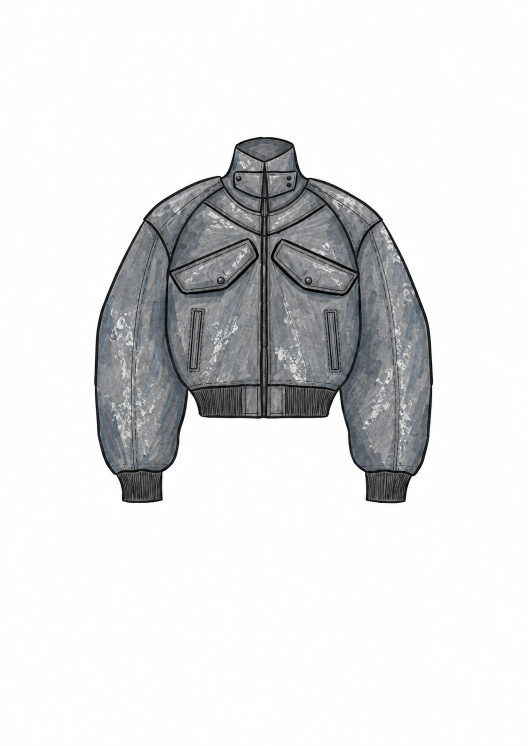
#> input picture accademia/img-cinque-giacche/giacca1-colore-pattern-reference.webp, 1055 x 1491 px (shown at 1/2 size)
$ python -i controllo.py   (imports and definitions only)
#> lines starting #> are read from the running program, lines starting #| are printed output that depends on the picture
#> further down, picture is the input picture: PIL image 1055x1491 RGB; mean R, G, B 224.3, 224.9, 225.5
"""Controllo clip per clip del reel: per ogni inquadratura 3 fotogrammi (inizio, meta', fine del pezzo usato) col colore
nuovo (graded.mp4 + contrasto + ritocchi), misure (luce, luci bruciate, neri chiusi, nitidezza, rumore) e due fogli:
  scelta/controllo-dettaglio.jpg  3 fotogrammi per clip (per guardare i difetti)
  scelta/prima-dopo-1.jpg / -2.jpg  il render approvato vs il colore nuovo, a meta' di ogni clip
uso: python -I controllo.py"""
import io, json, os, subprocess
import numpy as np
from PIL import Image, ImageDraw, ImageFont, ImageFilter

HERE = os.path.dirname(os.path.abspath(__file__))
# [1 line not run here, left out]
GRADE = "curves=all='0/0 0.25/0.21 0.5/0.5 0.75/0.79 1/1',eq=saturation=1.12"
OLD = os.path.join(HERE, "zanzibar-reel_4k.mp4")
F = ImageFont.load_default(size=26)


def frame(path, t, vf):
    p = subprocess.run(["ffmpeg", "-v", "error", "-ss", "%.3f" % t, "-i", path, "-frames:v", "1", "-vf", vf,
                        "-f", "image2pipe", "-vcodec", "png", "-"], capture_output=True).stdout
    return Image.open(io.BytesIO(p)).convert("RGB")


def measure(img):
    a = np.asarray(img.resize((960, 540))).astype(np.float32) / 255
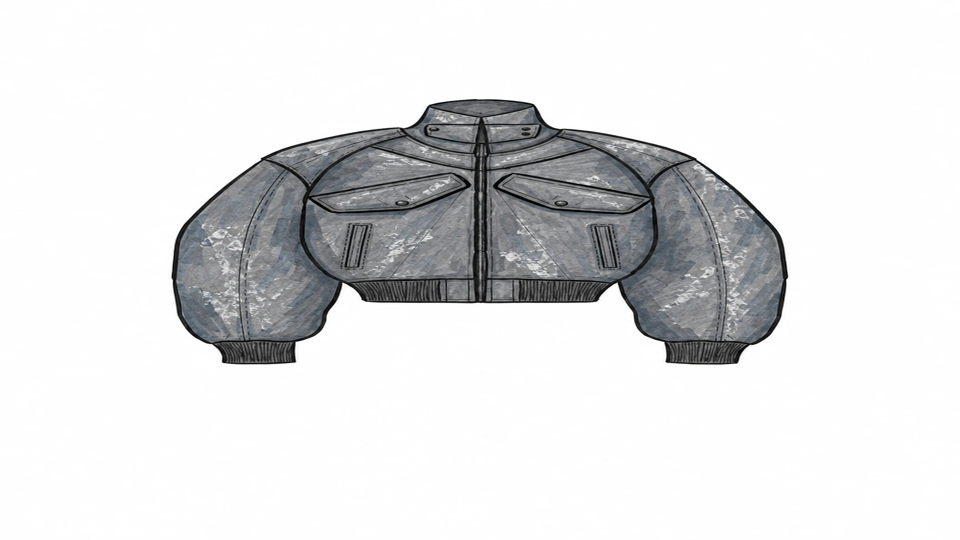
#> a: shape (540, 960, 3) float32; mean R, G, B 0.881, 0.883, 0.886
    y = 0.2126 * a[..., 0] + 0.7152 * a[..., 1] + 0.0722 * a[..., 2]
    g = np.asarray(img.convert("L").resize((960, 540)), np.float32)
    lap = np.abs(g[1:-1, 1:-1] * 4 - g[:-2, 1:-1] - g[2:, 1:-1] - g[1:-1, :-2] - g[1:-1, 2:])
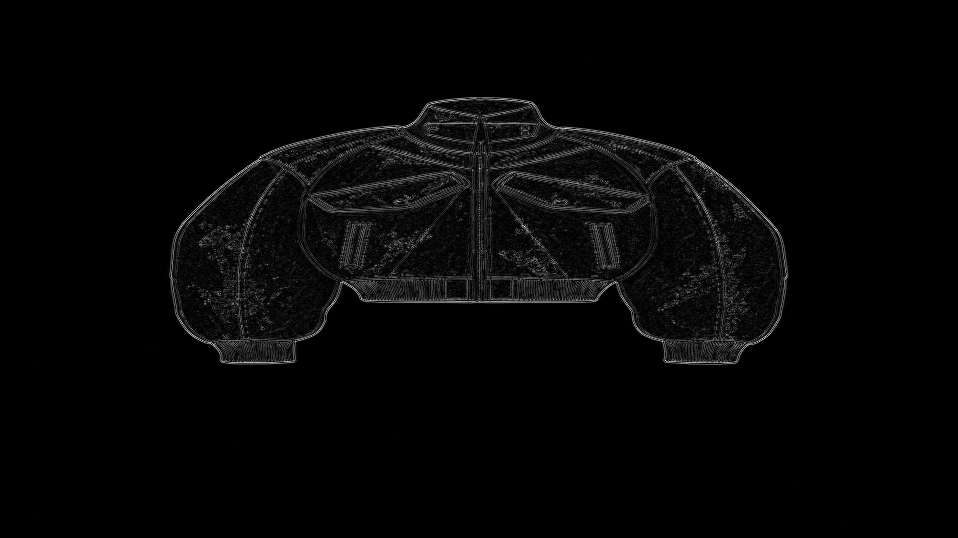
#> lap: shape (538, 958) float32; min 0, max 353, mean 7.8; drawn with min black and max white
    flat = np.abs(np.asarray(img.convert("L").resize((960, 540)).filter(ImageFilter.GaussianBlur(2)), np.float32) - g)
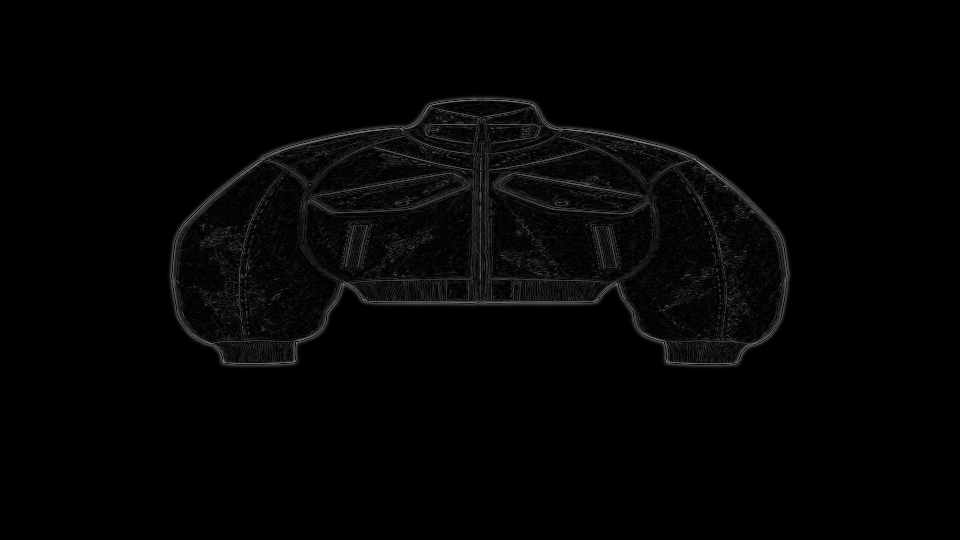
#> flat: shape (540, 960) float32; min 0, max 142, mean 3.8
    return {"luce": float(np.median(y)), "p99": float(np.percentile(y, 99.5)), "bruciato": float((a.max(-1) > 0.985).mean()),
            "chiuso": float((y < 0.02).mean()), "nitidezza": float(lap.mean()), "rumore": float(np.median(flat))}


def label(img, txt, w):
    img = img.resize((w, w * 9 // 16))
    d = ImageDraw.Draw(img)
    d.rectangle((0, 0, 14 + F.getlength(txt), 36), fill=(0, 0, 0))
    d.text((7, 4), txt, font=F, fill=(255, 220, 0))
    return img


rows, pairs, report = [], [], []
# [13 lines not run here, left out]

det = Image.new("RGB", (640 * 3, 360 * len(rows)))
# [4 lines not run here, left out]
half = (len(pairs) + 1) // 2
# [11 lines not run here, left out]

>>> from PIL import Image
>>> picture = Image.open('../../../accademia/img-cinque-giacche/giacca1-colore-pattern-reference.webp')
>>> result = measure(picture)
#> result = {'luce': 0.996, 'p99': 1, 'bruciato': 0.786, 'chiuso': 0.00108, 'nitidezza': 7.81, 'rumore': 0}

$ run again, on accademia/img-cinque-giacche/figurino-base-fronte.png
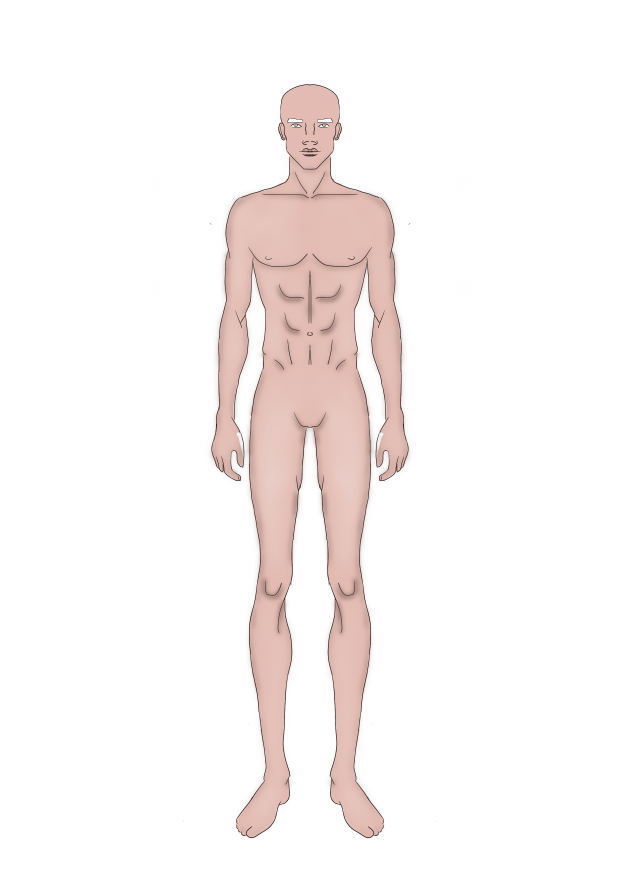
#> input picture accademia/img-cinque-giacche/figurino-base-fronte.png, 2480 x 3508 px (shown at 1/4 size)
#> picture is the input picture: PIL image 2480x3508 RGBA; mean R, G, B, A 249.5, 244.7, 243.5, 255
#> in measure, `y = 0.2126 * a[..., 0] + 0.7152 * a[..., 1] + 0.0722 * a[..., 2]`:
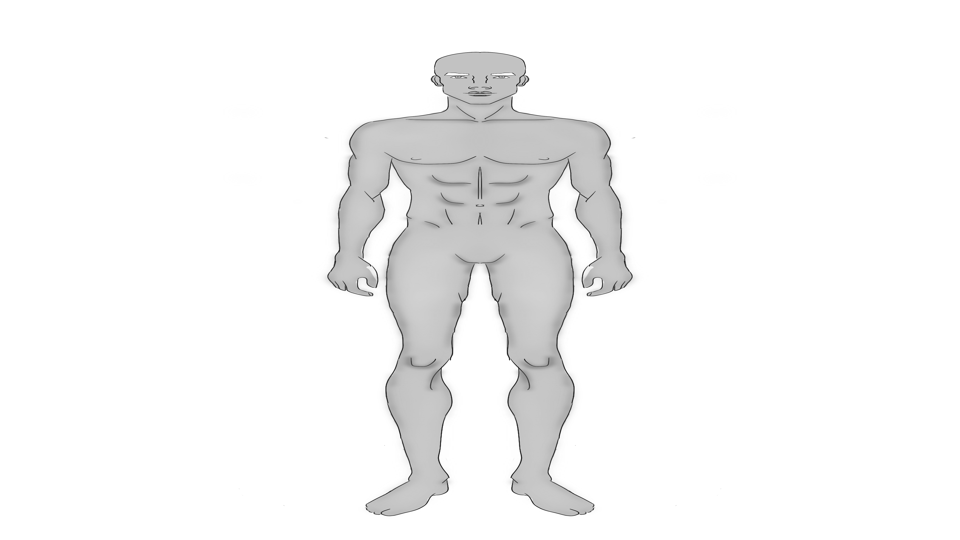
#> y: shape (540, 960) float32; min 0.0759, max 1, mean 0.963
#> in measure, `lap = np.abs(g[1:-1, 1:-1] * 4 - g[:-2, 1:-1] - g[2:, 1:-1] - g[1:-1, ..`:
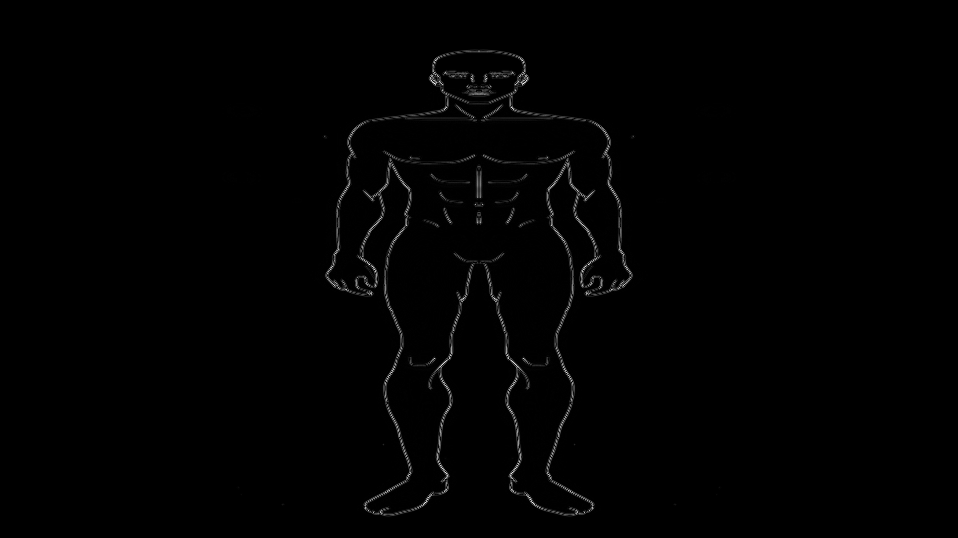
#> lap: shape (538, 958) float32; min 0, max 484, mean 3.3; drawn with min black and max white
#> result = {'luce': 1, 'p99': 1, 'bruciato': 1, 'chiuso': 0, 'nitidezza': 3.29, 'rumore': 0}
